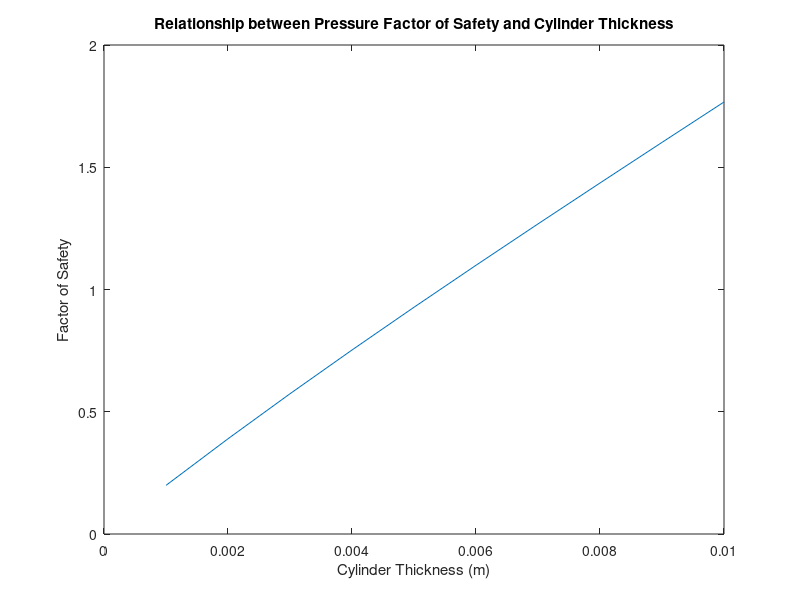
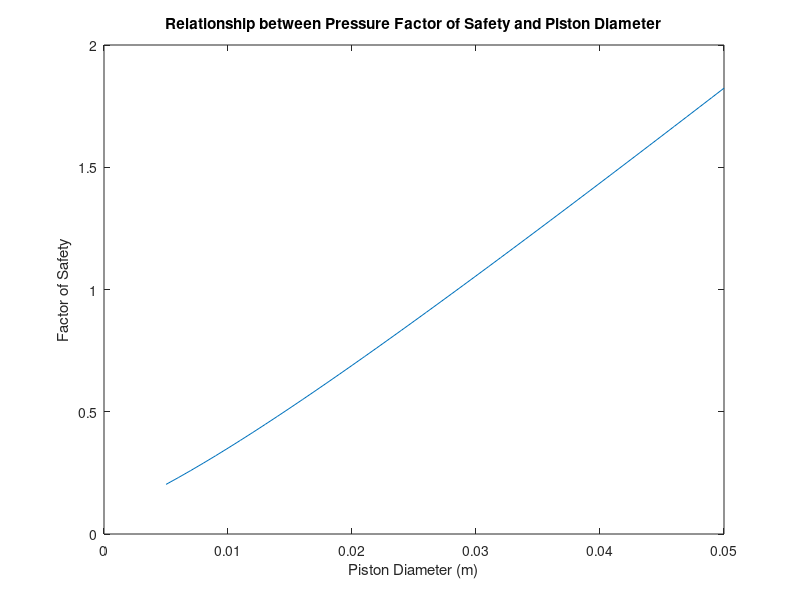

Here is the MATLAB script that generated these plots, in order:
clear all, close all, clc;

%% Force Balance
h=sqrt((3987.6/2)^2+(1122.4*2/3)^2);
theta=atand(1122.4*2/3/(3987.6/2));
arm=[3114.33 745 2117.53];
f_dir=arm/norm(arm); %unit vector for of piston force direction
f_pos=[-1172.58 1415 1750.95]; %position vector of piston pivot relative to midpoint of bed hinge
w_pos=[-h*cosd(theta+30) 0 h*sind(theta+30)]; %position vector of weight relative to midpoint of bed hinge
mass=23000; %in kg
W=[0 0 -mass*9.8/2];

T_W=cross(w_pos,W); %torque due to bed weight
T_F=cross(f_pos, f_dir); %torque vector due to piston force divided by force magnitude
F=-T_W(2)/T_F(2)

%% Buckling
S_y=207*10^6; %Pa

d_shaft=0.005:0.001:0.05;


%% Pressure
thickness_=0.001:0.001:0.01;
for j=1:length(thickness_)
d_shaft=0.04;
r_in=d_shaft./2;
a_shaft=pi.*d_shaft.^2./4;
pressure_i=F./a_shaft;

r_out=r_in+thickness_(j);
r=(r_out+r_in)./2;

% axial_stress=(pressure_i.*r_in.^2-pressure_ext.*r_out.^2)/(r_out.^2-r_in.^2)
% tangential_stress=(pressure_i.*r_in.^2-pressure_ext.*r_out.^2)./(r_out.^2-r_in.^2)+(r_in.^2.*r_out.^2.*(pressure_i-pressure_ext))./(r.*(r_out.^2-r_in.^2))
% radial_stress=(pressure_i.*r_in.^2-pressure_ext.*r_out.^2)./(r_out.^2-r_in.^2)-(r_in.^2.*r_out.^2.*(pressure_i-pressure_ext))./(r.*(r_out.^2-r_in.^2))
axial_stress=pressure_i.*r_in.^2./(r_out.^2-r_in.^2);
tangential_stress=r_in.^2.*pressure_i./(r_out.^2-r_in.^2).*(1+r_out.^2./r.^2);
radial_stress=r_in.^2.*pressure_i./(r_out.^2-r_in.^2).*(1-r_out.^2./r.^2);



state=[radial_stress 0 0; 0 tangential_stress 0; 0 0 axial_stress];
omega1=flipud(eig(state))
omega_1p=sqrt(omega1(1,1)^2+omega1(2,1)^2+omega1(3,1)^2-(omega1(1,1).*omega1(2,1)+omega1(2,1).*omega1(3,1)+omega1(1,1).*omega1(3,1)));

N_n=S_y./omega_1p; %Factor of safety calculations based on distortion energy theorem
N_s=S_y.*0.577./(abs(omega1(1,1)-omega1(3,1))./2);
FoSc(j)=min(N_n,N_s)

end

figure
plot(thickness_,FoSc)
title('Relationship between Pressure Factor of Safety and Cylinder Thickness')
xlabel('Cylinder Thickness (m)')
ylabel('Factor of Safety')

d_shaft=0.005:0.001:0.05;
for i=1:length(d_shaft)
    
r_in=d_shaft(i)./2;
a_shaft=pi.*d_shaft(i).^2./4;
pressure_i=F./a_shaft;
thickness=0.008;
% thickness=0.02-r_in;
r_out=r_in+thickness;
r=(r_out+r_in)./2;

% axial_stress=(pressure_i.*r_in.^2-pressure_ext.*r_out.^2)/(r_out.^2-r_in.^2)
% tangential_stress=(pressure_i.*r_in.^2-pressure_ext.*r_out.^2)./(r_out.^2-r_in.^2)+(r_in.^2.*r_out.^2.*(pressure_i-pressure_ext))./(r.*(r_out.^2-r_in.^2))
% radial_stress=(pressure_i.*r_in.^2-pressure_ext.*r_out.^2)./(r_out.^2-r_in.^2)-(r_in.^2.*r_out.^2.*(pressure_i-pressure_ext))./(r.*(r_out.^2-r_in.^2))
axial_stress=pressure_i.*r_in.^2./(r_out.^2-r_in.^2);
tangential_stress=r_in.^2.*pressure_i./(r_out.^2-r_in.^2).*(1+r_out.^2./r.^2);
radial_stress=r_in.^2.*pressure_i./(r_out.^2-r_in.^2).*(1-r_out.^2./r.^2);



state=[radial_stress 0 0; 0 tangential_stress 0; 0 0 axial_stress];
omega1=flipud(eig(state))
omega_1p=sqrt(omega1(1,1)^2+omega1(2,1)^2+omega1(3,1)^2-(omega1(1,1).*omega1(2,1)+omega1(2,1).*omega1(3,1)+omega1(1,1).*omega1(3,1)));

N_n=S_y./omega_1p; %Factor of safety calculations based on distortion energy theorem
N_s=S_y.*0.577./(abs(omega1(1,1)-omega1(3,1))./2);
FoS(i)=min(N_n,N_s)

end

figure
plot(d_shaft,FoS)
title('Relationship between Pressure Factor of Safety and Piston Diameter')
xlabel('Piston Diameter (m)')
ylabel('Factor of Safety')
